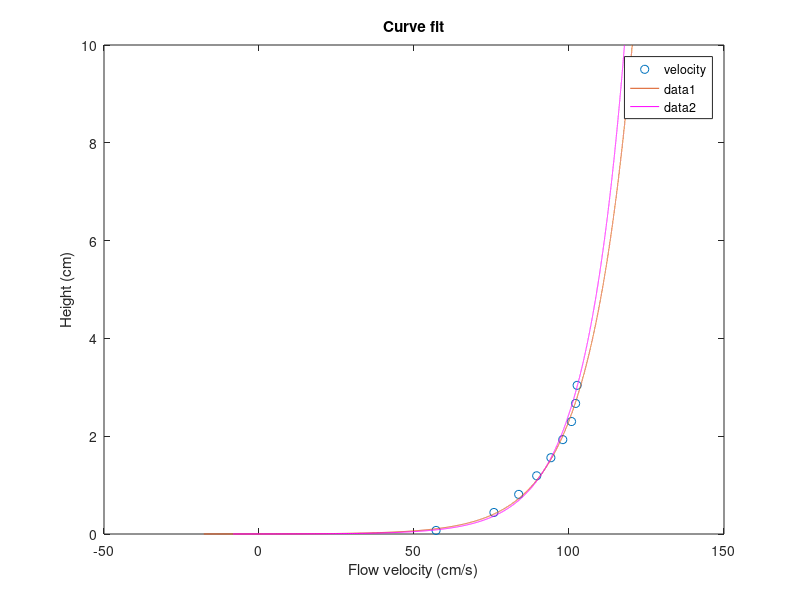

Source code (MATLAB):

clear all
close all
clc
%%
%Bareera Mirza Homework6

%Data and Scatteer Plot
u_ds=[57.12, 75.78, 83.77, 89.58, 94.16, 97.99, 100.81, 102.13, 102.62]; % stream wise velocity cm/s
y_ds=[0.073, 0.44, 0.81, 1.19, 1.56, 1.93, 2.3, 2.67, 3.04]; %y-coordinates
kappa = 0.4;  % m/svon Karman constant
v_water= 0.01; %cm2 s-1
u_star=[0:0.0005:10];

figure("Name",'Raw Data')
plot(u_ds,y_ds,'o')
xlabel('Streamwise Velocity (cm/s)')
ylabel('Height (cm)')
hold on
legend ('velocity')

%Smooth Log Law Part 1

sloglaw = @(z, y_ds) ((z./kappa).*(log((y_ds.*z)./v_water)));
vel1 = nlinfit(y_ds',u_ds',sloglaw,3);

%Plot
plot(sloglaw(vel1,u_star), u_star);

%%
%Part 2

rloglaw=@(t, y_ds) ((t(1)./kappa)*(log(y_ds/t(2)))+8.5*t(1));
vel2 = nlinfit(y_ds',u_ds',rloglaw, [5,0.01]);

%Plot
plot(rloglaw(vel2,u_star), u_star,'m');
title('Curve fit');
xlabel('Flow velocity (cm/s)');
ylabel('Height (cm)');
legend

%% Printing original data, the smooth fit, and the rough fit.
smooth_u = sprintf('%4.4f cm/s is smooth log shear velocity', vel1);
rough_u = sprintf('%4.4f cm/s is rough log shear velocity', vel2(1));
rough_ks = sprintf('%4.4f cm is roughness heigh', vel2(2));
disp(smooth_u)
disp(rough_u)
disp(rough_ks)

